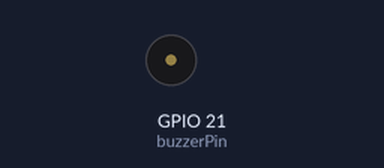
This program was run on a simulated Raspberry Pi (BCM pin numbers). Shown: buzzer (waves = sounding, pin HIGH). What the program prints to the terminal is not drawn.

Above: at 0.1 s.
Timing chart, 0 to 3.0 s (numbered marks = the images above):
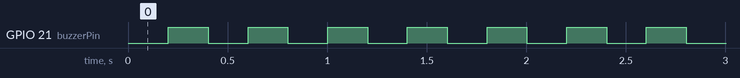

The program:

active_buzzer.py
```python
import RPi.GPIO as GPIO
import time

buzzerPin = 21

def print_message():
    print ("|**************************************|")
    print ("|            Active Buzzer             |")
    print ("|**************************************|\n")
    print 'Program is running...'
    print ('\n')
    print 'Please press Ctrl+C to end the program...'

def setup():
    # Set the GPIO modes to BCM Numbering
    GPIO.setmode(GPIO.BCM)

    # Setup GPIO pins here
    GPIO.setup(buzzerPin, GPIO.OUT)

def main():
    print_message()
    while True:
        GPIO.output(buzzerPin, False)
        time.sleep(0.2)
        GPIO.output(buzzerPin, True)
        time.sleep(0.2)


def destroy():
    # Release resource
    GPIO.cleanup()

# If run this script directly, do:
if __name__ == '__main__':
    setup()
    try:
        main()
    # When 'Ctrl+C' is pressed, the child program
    # destroy() will be  executed.
    except KeyboardInterrupt:
        destroy()
```

Measured:
- by itself, GPIO 21 (buzzerPin): alternates HIGH for 0.20 s and LOW for 0.20 s
